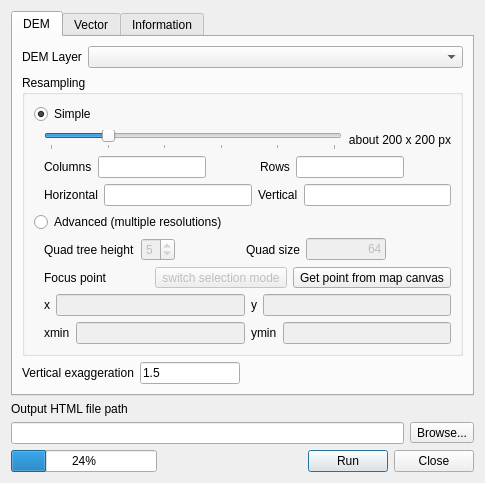
<?xml version="1.0" encoding="UTF-8"?>
<ui version="4.0">
 <class>Qgis2threejsDialog</class>
 <widget class="QDialog" name="Qgis2threejsDialog">
  <property name="geometry">
   <rect>
    <x>0</x>
    <y>0</y>
    <width>485</width>
    <height>471</height>
   </rect>
  </property>
  <property name="sizePolicy">
   <sizepolicy hsizetype="Preferred" vsizetype="Preferred">
    <horstretch>0</horstretch>
    <verstretch>0</verstretch>
   </sizepolicy>
  </property>
  <property name="windowTitle">
   <string>Qgis2threejs</string>
  </property>
  <layout class="QGridLayout" name="gridLayout">
   <item row="0" column="0">
    <layout class="QVBoxLayout" name="verticalLayout">
     <item>
      <widget class="QTabWidget" name="tabWidget">
       <property name="currentIndex">
        <number>0</number>
       </property>
       <widget class="QWidget" name="tabDEM">
        <attribute name="title">
         <string>DEM</string>
        </attribute>
        <layout class="QGridLayout" name="gridLayout_4">
         <item row="0" column="0">
          <layout class="QVBoxLayout" name="verticalLayout_3">
           <item>
            <layout class="QFormLayout" name="formLayout">
             <item row="0" column="0">
              <widget class="QLabel" name="label_2">
               <property name="text">
                <string>DEM Layer</string>
               </property>
              </widget>
             </item>
             <item row="0" column="1">
              <widget class="QComboBox" name="comboBox_DEMLayer">
               <property name="sizePolicy">
                <sizepolicy hsizetype="Expanding" vsizetype="Fixed">
                 <horstretch>0</horstretch>
                 <verstretch>0</verstretch>
                </sizepolicy>
               </property>
              </widget>
             </item>
            </layout>
           </item>
          </layout>
         </item>
         <item row="1" column="0">
          <widget class="QGroupBox" name="groupBox">
           <property name="title">
            <string>Resampling</string>
           </property>
           <layout class="QGridLayout" name="gridLayout_2">
            <item row="1" column="0">
             <layout class="QVBoxLayout" name="verticalLayout_2">
              <property name="leftMargin">
               <number>10</number>
              </property>
              <item>
               <layout class="QHBoxLayout" name="horizontalLayout">
                <item>
                 <widget class="QSlider" name="horizontalSlider_Resolution">
                  <property name="enabled">
                   <bool>true</bool>
                  </property>
                  <property name="minimum">
                   <number>1</number>
                  </property>
                  <property name="maximum">
                   <number>6</number>
                  </property>
                  <property name="singleStep">
                   <number>1</number>
                  </property>
                  <property name="pageStep">
                   <number>1</number>
                  </property>
                  <property name="value">
                   <number>2</number>
                  </property>
                  <property name="orientation">
                   <enum>Qt::Horizontal</enum>
                  </property>
                  <property name="tickPosition">
                   <enum>QSlider::TicksBelow</enum>
                  </property>
                  <property name="tickInterval">
                   <number>1</number>
                  </property>
                 </widget>
                </item>
                <item>
                 <widget class="QLabel" name="label_Resolution">
                  <property name="minimumSize">
                   <size>
                    <width>80</width>
                    <height>0</height>
                   </size>
                  </property>
                  <property name="text">
                   <string>about 200 x 200 px</string>
                  </property>
                  <property name="alignment">
                   <set>Qt::AlignRight|Qt::AlignTrailing|Qt::AlignVCenter</set>
                  </property>
                 </widget>
                </item>
               </layout>
              </item>
              <item>
               <layout class="QHBoxLayout" name="horizontalLayout_3">
                <item>
                 <widget class="QLabel" name="label_4">
                  <property name="text">
                   <string>Columns</string>
                  </property>
                 </widget>
                </item>
                <item>
                 <widget class="QLineEdit" name="lineEdit_Width">
                  <property name="enabled">
                   <bool>true</bool>
                  </property>
                  <property name="readOnly">
                   <bool>true</bool>
                  </property>
                 </widget>
                </item>
                <item>
                 <spacer name="horizontalSpacer_3">
                  <property name="orientation">
                   <enum>Qt::Horizontal</enum>
                  </property>
                  <property name="sizeHint" stdset="0">
                   <size>
                    <width>40</width>
                    <height>20</height>
                   </size>
                  </property>
                 </spacer>
                </item>
                <item>
                 <widget class="QLabel" name="label_5">
                  <property name="text">
                   <string>Rows</string>
                  </property>
                 </widget>
                </item>
                <item>
                 <widget class="QLineEdit" name="lineEdit_Height">
                  <property name="enabled">
                   <bool>true</bool>
                  </property>
                  <property name="readOnly">
                   <bool>true</bool>
                  </property>
                 </widget>
                </item>
                <item>
                 <spacer name="horizontalSpacer_4">
                  <property name="orientation">
                   <enum>Qt::Horizontal</enum>
                  </property>
                  <property name="sizeHint" stdset="0">
                   <size>
                    <width>40</width>
                    <height>20</height>
                   </size>
                  </property>
                 </spacer>
                </item>
               </layout>
              </item>
              <item>
               <layout class="QHBoxLayout" name="horizontalLayout_4">
                <item>
                 <widget class="QLabel" name="label_8">
                  <property name="text">
                   <string>Horizontal</string>
                  </property>
                 </widget>
                </item>
                <item>
                 <widget class="QLineEdit" name="lineEdit_HRes">
                  <property name="enabled">
                   <bool>true</bool>
                  </property>
                  <property name="sizePolicy">
                   <sizepolicy hsizetype="Expanding" vsizetype="Fixed">
                    <horstretch>0</horstretch>
                    <verstretch>0</verstretch>
                   </sizepolicy>
                  </property>
                  <property name="readOnly">
                   <bool>true</bool>
                  </property>
                 </widget>
                </item>
                <item>
                 <widget class="QLabel" name="label_9">
                  <property name="text">
                   <string>Vertical</string>
                  </property>
                 </widget>
                </item>
                <item>
                 <widget class="QLineEdit" name="lineEdit_VRes">
                  <property name="enabled">
                   <bool>true</bool>
                  </property>
                  <property name="readOnly">
                   <bool>true</bool>
                  </property>
                 </widget>
                </item>
               </layout>
              </item>
             </layout>
            </item>
            <item row="2" column="0">
             <widget class="QRadioButton" name="radioButton_Advanced">
              <property name="text">
               <string>Advanced (multiple resolutions)</string>
              </property>
             </widget>
            </item>
            <item row="0" column="0">
             <widget class="QRadioButton" name="radioButton_Simple">
              <property name="text">
               <string>Simple</string>
              </property>
              <property name="checked">
               <bool>true</bool>
              </property>
             </widget>
            </item>
            <item row="3" column="0">
             <layout class="QVBoxLayout" name="verticalLayout_4">
              <property name="leftMargin">
               <number>10</number>
              </property>
              <item>
               <layout class="QHBoxLayout" name="horizontalLayout_5">
                <item>
                 <widget class="QLabel" name="label_11">
                  <property name="text">
                   <string>Quad tree height</string>
                  </property>
                 </widget>
                </item>
                <item>
                 <widget class="QSpinBox" name="spinBox_Height">
                  <property name="enabled">
                   <bool>false</bool>
                  </property>
                  <property name="minimum">
                   <number>1</number>
                  </property>
                  <property name="maximum">
                   <number>8</number>
                  </property>
                  <property name="value">
                   <number>5</number>
                  </property>
                 </widget>
                </item>
                <item>
                 <spacer name="horizontalSpacer_2">
                  <property name="orientation">
                   <enum>Qt::Horizontal</enum>
                  </property>
                  <property name="sizeHint" stdset="0">
                   <size>
                    <width>40</width>
                    <height>20</height>
                   </size>
                  </property>
                 </spacer>
                </item>
                <item>
                 <widget class="QLabel" name="label_10">
                  <property name="text">
                   <string>Quad size</string>
                  </property>
                 </widget>
                </item>
                <item>
                 <widget class="QLineEdit" name="lineEdit">
                  <property name="enabled">
                   <bool>false</bool>
                  </property>
                  <property name="sizePolicy">
                   <sizepolicy hsizetype="Preferred" vsizetype="Fixed">
                    <horstretch>0</horstretch>
                    <verstretch>0</verstretch>
                   </sizepolicy>
                  </property>
                  <property name="maximumSize">
                   <size>
                    <width>80</width>
                    <height>16777215</height>
                   </size>
                  </property>
                  <property name="text">
                   <string>64</string>
                  </property>
                  <property name="alignment">
                   <set>Qt::AlignRight|Qt::AlignTrailing|Qt::AlignVCenter</set>
                  </property>
                 </widget>
                </item>
                <item>
                 <spacer name="horizontalSpacer">
                  <property name="orientation">
                   <enum>Qt::Horizontal</enum>
                  </property>
                  <property name="sizeHint" stdset="0">
                   <size>
                    <width>40</width>
                    <height>20</height>
                   </size>
                  </property>
                 </spacer>
                </item>
               </layout>
              </item>
              <item>
               <layout class="QHBoxLayout" name="horizontalLayout_8">
                <item>
                 <widget class="QLabel" name="label_Focus">
                  <property name="text">
                   <string>Focus point</string>
                  </property>
                 </widget>
                </item>
                <item>
                 <widget class="QToolButton" name="toolButton_switchFocusMode">
                  <property name="enabled">
                   <bool>false</bool>
                  </property>
                  <property name="text">
                   <string>switch selection mode</string>
                  </property>
                 </widget>
                </item>
                <item>
                 <widget class="QToolButton" name="toolButton_PointTool">
                  <property name="text">
                   <string>Get point from map canvas</string>
                  </property>
                 </widget>
                </item>
               </layout>
              </item>
              <item>
               <layout class="QHBoxLayout" name="horizontalLayout_6">
                <item>
                 <widget class="QLabel" name="label_xmax">
                  <property name="text">
                   <string>x</string>
                  </property>
                 </widget>
                </item>
                <item>
                 <widget class="QLineEdit" name="lineEdit_xmax">
                  <property name="enabled">
                   <bool>false</bool>
                  </property>
                  <property name="inputMethodHints">
                   <set>Qt::ImhDigitsOnly</set>
                  </property>
                  <property name="readOnly">
                   <bool>true</bool>
                  </property>
                 </widget>
                </item>
                <item>
                 <widget class="QLabel" name="label_ymax">
                  <property name="text">
                   <string>y</string>
                  </property>
                 </widget>
                </item>
                <item>
                 <widget class="QLineEdit" name="lineEdit_ymax">
                  <property name="enabled">
                   <bool>false</bool>
                  </property>
                  <property name="inputMethodHints">
                   <set>Qt::ImhDigitsOnly</set>
                  </property>
                  <property name="readOnly">
                   <bool>true</bool>
                  </property>
                 </widget>
                </item>
               </layout>
              </item>
              <item>
               <layout class="QHBoxLayout" name="horizontalLayout_9">
                <item>
                 <widget class="QLabel" name="label_xmin">
                  <property name="enabled">
                   <bool>true</bool>
                  </property>
                  <property name="text">
                   <string>xmin</string>
                  </property>
                 </widget>
                </item>
                <item>
                 <widget class="QLineEdit" name="lineEdit_xmin">
                  <property name="enabled">
                   <bool>false</bool>
                  </property>
                  <property name="inputMethodHints">
                   <set>Qt::ImhDigitsOnly</set>
                  </property>
                  <property name="readOnly">
                   <bool>true</bool>
                  </property>
                 </widget>
                </item>
                <item>
                 <widget class="QLabel" name="label_ymin">
                  <property name="text">
                   <string>ymin</string>
                  </property>
                 </widget>
                </item>
                <item>
                 <widget class="QLineEdit" name="lineEdit_ymin">
                  <property name="enabled">
                   <bool>false</bool>
                  </property>
                  <property name="inputMethodHints">
                   <set>Qt::ImhDigitsOnly</set>
                  </property>
                  <property name="readOnly">
                   <bool>true</bool>
                  </property>
                 </widget>
                </item>
               </layout>
              </item>
             </layout>
            </item>
           </layout>
          </widget>
         </item>
         <item row="2" column="0">
          <layout class="QFormLayout" name="formLayout_3">
           <item row="0" column="0">
            <widget class="QLabel" name="label_15">
             <property name="text">
              <string>Vertical exaggeration</string>
             </property>
            </widget>
           </item>
           <item row="0" column="1">
            <widget class="QLineEdit" name="lineEdit_zFactor">
             <property name="sizePolicy">
              <sizepolicy hsizetype="Fixed" vsizetype="Fixed">
               <horstretch>0</horstretch>
               <verstretch>0</verstretch>
              </sizepolicy>
             </property>
             <property name="maximumSize">
              <size>
               <width>100</width>
               <height>16777215</height>
              </size>
             </property>
             <property name="inputMethodHints">
              <set>Qt::ImhDigitsOnly</set>
             </property>
             <property name="text">
              <string>1.5</string>
             </property>
             <property name="alignment">
              <set>Qt::AlignLeading|Qt::AlignLeft|Qt::AlignVCenter</set>
             </property>
            </widget>
           </item>
          </layout>
         </item>
        </layout>
       </widget>
       <widget class="QWidget" name="tab_2">
        <attribute name="title">
         <string>Vector</string>
        </attribute>
        <layout class="QGridLayout" name="gridLayout_7">
         <item row="0" column="0">
          <layout class="QGridLayout" name="gridLayout_6">
           <item row="0" column="0">
            <widget class="QTreeWidget" name="treeWidget_VectorLayers">
             <column>
              <property name="text">
               <string notr="true">1</string>
              </property>
             </column>
            </widget>
           </item>
           <item row="0" column="1">
            <layout class="QVBoxLayout" name="verticalLayout_5">
             <item>
              <widget class="QScrollArea" name="scrollArea">
               <property name="sizePolicy">
                <sizepolicy hsizetype="Preferred" vsizetype="Expanding">
                 <horstretch>0</horstretch>
                 <verstretch>0</verstretch>
                </sizepolicy>
               </property>
               <property name="minimumSize">
                <size>
                 <width>240</width>
                 <height>0</height>
                </size>
               </property>
               <property name="widgetResizable">
                <bool>true</bool>
               </property>
               <widget class="QWidget" name="scrollAreaWidgetContents">
                <property name="geometry">
                 <rect>
                  <x>0</x>
                  <y>0</y>
                  <width>238</width>
                  <height>325</height>
                 </rect>
                </property>
                <layout class="QGridLayout" name="gridLayout_10">
                 <item row="0" column="0">
                  <widget class="QGroupBox" name="groupBox_zCoordinate">
                   <property name="title">
                    <string>z coordinate</string>
                   </property>
                   <layout class="QGridLayout" name="gridLayout_9">
                    <property name="margin">
                     <number>3</number>
                    </property>
                    <item row="1" column="0">
                     <layout class="QVBoxLayout" name="verticalLayout_zCoordinate"/>
                    </item>
                   </layout>
                  </widget>
                 </item>
                 <item row="1" column="0">
                  <widget class="QGroupBox" name="groupBox_Styles">
                   <property name="sizePolicy">
                    <sizepolicy hsizetype="Preferred" vsizetype="Preferred">
                     <horstretch>0</horstretch>
                     <verstretch>0</verstretch>
                    </sizepolicy>
                   </property>
                   <property name="minimumSize">
                    <size>
                     <width>0</width>
                     <height>0</height>
                    </size>
                   </property>
                   <property name="title">
                    <string>Styles</string>
                   </property>
                   <layout class="QGridLayout" name="gridLayout_8">
                    <property name="margin">
                     <number>3</number>
                    </property>
                    <item row="0" column="0">
                     <layout class="QVBoxLayout" name="verticalLayout_Styles">
                      <item>
                       <layout class="QFormLayout" name="formLayout_4">
                        <item row="0" column="0">
                         <widget class="QLabel" name="label_ObjectType">
                          <property name="minimumSize">
                           <size>
                            <width>60</width>
                            <height>0</height>
                           </size>
                          </property>
                          <property name="text">
                           <string>Object type</string>
                          </property>
                         </widget>
                        </item>
                        <item row="0" column="1">
                         <widget class="QComboBox" name="comboBox_ObjectType">
                          <property name="sizePolicy">
                           <sizepolicy hsizetype="Expanding" vsizetype="Fixed">
                            <horstretch>0</horstretch>
                            <verstretch>0</verstretch>
                           </sizepolicy>
                          </property>
                         </widget>
                        </item>
                       </layout>
                      </item>
                     </layout>
                    </item>
                   </layout>
                  </widget>
                 </item>
                 <item row="2" column="0">
                  <spacer name="verticalSpacer">
                   <property name="orientation">
                    <enum>Qt::Vertical</enum>
                   </property>
                   <property name="sizeHint" stdset="0">
                    <size>
                     <width>20</width>
                     <height>40</height>
                    </size>
                   </property>
                  </spacer>
                 </item>
                </layout>
               </widget>
              </widget>
             </item>
            </layout>
           </item>
          </layout>
         </item>
        </layout>
       </widget>
       <widget class="QWidget" name="tab">
        <attribute name="title">
         <string>Information</string>
        </attribute>
        <layout class="QGridLayout" name="gridLayout_5">
         <item row="0" column="0">
          <widget class="QGroupBox" name="groupBox_2">
           <property name="title">
            <string>Current map canvas</string>
           </property>
           <layout class="QGridLayout" name="gridLayout_3">
            <item row="0" column="0">
             <layout class="QFormLayout" name="formLayout_2">
              <item row="0" column="0">
               <widget class="QLabel" name="label_6">
                <property name="text">
                 <string>Extent</string>
                </property>
               </widget>
              </item>
              <item row="0" column="1">
               <widget class="QLineEdit" name="lineEdit_MapCanvasExtent">
                <property name="enabled">
                 <bool>true</bool>
                </property>
                <property name="focusPolicy">
                 <enum>Qt::NoFocus</enum>
                </property>
                <property name="readOnly">
                 <bool>true</bool>
                </property>
               </widget>
              </item>
              <item row="1" column="0">
               <widget class="QLabel" name="label_7">
                <property name="text">
                 <string>Size</string>
                </property>
               </widget>
              </item>
              <item row="1" column="1">
               <widget class="QLineEdit" name="lineEdit_MapCanvasSize">
                <property name="enabled">
                 <bool>true</bool>
                </property>
                <property name="focusPolicy">
                 <enum>Qt::NoFocus</enum>
                </property>
                <property name="readOnly">
                 <bool>true</bool>
                </property>
               </widget>
              </item>
             </layout>
            </item>
           </layout>
          </widget>
         </item>
         <item row="1" column="0">
          <spacer name="verticalSpacer_2">
           <property name="orientation">
            <enum>Qt::Vertical</enum>
           </property>
           <property name="sizeHint" stdset="0">
            <size>
             <width>20</width>
             <height>40</height>
            </size>
           </property>
          </spacer>
         </item>
        </layout>
       </widget>
      </widget>
     </item>
     <item>
      <widget class="QLabel" name="label_3">
       <property name="text">
        <string>Output HTML file path</string>
       </property>
      </widget>
     </item>
     <item>
      <layout class="QHBoxLayout" name="horizontalLayout_2">
       <item>
        <widget class="QLineEdit" name="lineEdit_OutputFilename"/>
       </item>
       <item>
        <widget class="QToolButton" name="toolButton_Browse">
         <property name="text">
          <string>Browse...</string>
         </property>
        </widget>
       </item>
      </layout>
     </item>
     <item>
      <layout class="QHBoxLayout" name="horizontalLayout_7">
       <item>
        <widget class="QProgressBar" name="progressBar">
         <property name="value">
          <number>24</number>
         </property>
         <property name="alignment">
          <set>Qt::AlignCenter</set>
         </property>
         <property name="textVisible">
          <bool>true</bool>
         </property>
         <property name="format">
          <string>%p%</string>
         </property>
        </widget>
       </item>
       <item>
        <spacer name="horizontalSpacer_5">
         <property name="orientation">
          <enum>Qt::Horizontal</enum>
         </property>
         <property name="sizeHint" stdset="0">
          <size>
           <width>40</width>
           <height>20</height>
          </size>
         </property>
        </spacer>
       </item>
       <item>
        <widget class="QPushButton" name="pushButton_Run">
         <property name="text">
          <string>Run</string>
         </property>
         <property name="default">
          <bool>true</bool>
         </property>
        </widget>
       </item>
       <item>
        <widget class="QPushButton" name="pushButton_Close">
         <property name="text">
          <string>Close</string>
         </property>
        </widget>
       </item>
      </layout>
     </item>
    </layout>
   </item>
  </layout>
 </widget>
 <resources/>
 <connections/>
</ui>
